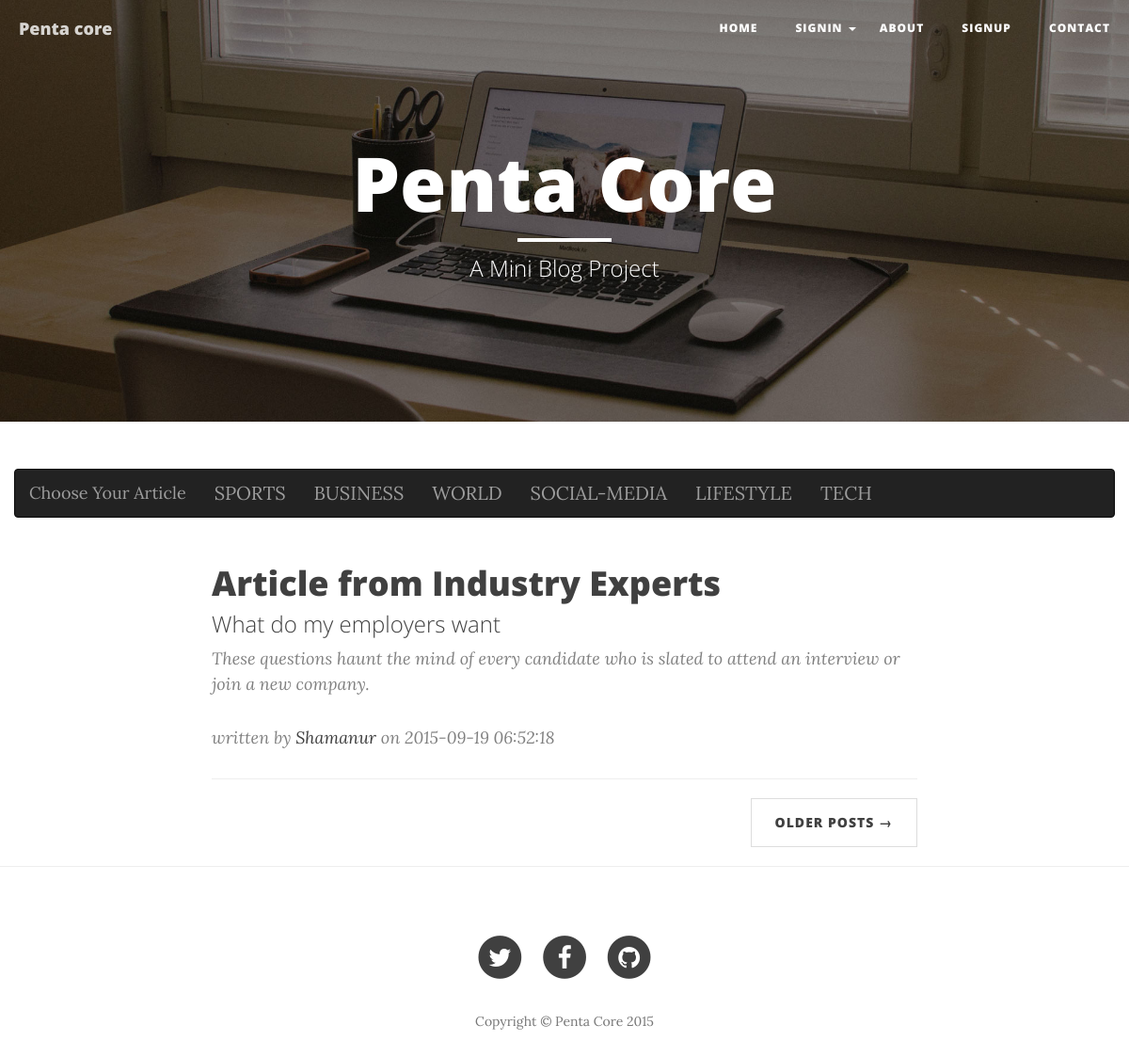
Page /index.php?cat=6 on the committed database.
### tables this page shows
CREATE TABLE `category` (
  `category_id` int(10) unsigned NOT NULL AUTO_INCREMENT,
  `category_name` varchar(255) NOT NULL,
  `created_at` timestamp NOT NULL DEFAULT '0000-00-00 00:00:00' ON UPDATE CURRENT_TIMESTAMP,
  `category_deleted` tinyint(4) NOT NULL DEFAULT '1',
  PRIMARY KEY (`category_id`)
);

CREATE TABLE `article` (
  `article_id` int(11) unsigned NOT NULL AUTO_INCREMENT,
  `article_title` varchar(255) DEFAULT NULL,
  `article_subtitle` varchar(255) DEFAULT NULL,
  `category_id` int(11) NOT NULL,
  `article_sequence` int(11) NOT NULL,
  `article_brief` longtext,
  `article_details` longtext,
  `user_id` int(11) NOT NULL,
  `article_deleted` tinyint(4) NOT NULL DEFAULT '1',
  `article_deleted_at` timestamp NOT NULL DEFAULT '0000-00-00 00:00:00' ON UPDATE CURRENT_TIMESTAMP,
  `article_created_at` timestamp NOT NULL DEFAULT '0000-00-00 00:00:00' ON UPDATE CURRENT_TIMESTAMP,
  `article_total_hits` int(11) NOT NULL,
  `article_img` varchar(255) NOT NULL,
  PRIMARY KEY (`article_id`)
);

### admin/dbClass.php (called while the page is built, shortened)
<?php
class blogClass{
    public $conn;
    public function __construct(){
        $serverName = "localhost";
        $userName 	= "root";
        $password 	= "";
        $db 		= "blog";
        $this->conn 		= new mysqli($serverName,$userName,$password,$db);
    }
    public function selectCategory(){
        $sql="SELECT category_id, category_name, created_at FROM category WHERE category_deleted=1 ORDER BY category_id DESC";
        $resCategoryAll=$this->conn->query($sql);
        return $resCategoryAll;
    }public function selectOneCategory($category_id){
        $sql="SELECT category_id, category_name, created_at FROM category WHERE category_deleted=1 AND category_id='$category_id'";
        $resCategory=$this->conn->query($sql);
        return $resCategory;
    }
}

### frontend.php (called while the page is built, shortened)
<?php
class FrontendClass{
    public $conn;
    public function __construct(){
        $serverName = "localhost";
        $userName 	= "root";
        $password 	= "";
        $db 		= "blog";
        $this->conn 		= new mysqli($serverName,$userName,$password,$db);
    }
    public function articleDataByCatagory($category_id){
        $sql="SELECT article_id, article_title, article_subtitle, article_brief, user_id, article_created_at FROM article WHERE article_deleted = 1 AND category_id = $category_id ORDER BY article_id DESC";
        $resArticleAll=$this->conn->query($sql);
        return $resArticleAll;
    }
}

### index.php (the view, shortened to what this page needs)
<?php
    include_once'admin/dbClass.php';
    include_once'frontend.php';
?>
<!DOCTYPE html>
<html lang="en">
<head>
    <link href="css/bootstrap.min.css" rel="stylesheet">
    <link href="css/clean-blog.min.css" rel="stylesheet">
    <link href="http://maxcdn.bootstrapcdn.com/font-awesome/4.1.0/css/font-awesome.min.css" rel="stylesheet" type="text/css">
</head>
<body>
    <nav class="navbar navbar-default navbar-custom navbar-fixed-top">
        <div class="container-fluid">
            <?php include_once'common/headerMenu.php';?>
        </div>
    </nav>
    <header class="intro-header" style="background-image: url('img/home-bg.jpg')">
        <div class="container">
            <div class="row">
                <div class="col-lg-8 col-lg-offset-2 col-md-10 col-md-offset-1">
                    <div class="site-heading">
                        <h1>Penta Core</h1>
                        <hr class="small">
                        <span class="subheading">A Mini Blog Project</span>
                    </div>
                </div>
            </div>
        </div>
    </header>
    <div class="container">
        <div class="row">
            <nav class="navbar navbar-inverse">
                <div class="container-fluid">
                    <?php
                    $blog=new blogClass;
                    $allCategory=$blog->selectCategory();
                    ?>
                    <div class="navbar-header">
                        <a class="navbar-brand" href="#">Choose Your Article </a>
                    </div>
                    <div>
                        <ul class="nav navbar-nav">
                            <?php
                            while($category=$allCategory->fetch_assoc()){?>
                            <li><a href="index.php?cat=<?php echo $category["category_id"]?>"><?php echo            $category["category_name"]?></a></li>
                                <?php
                            }
                            ?>
                        </ul>
                    </div>
                </div>
            </nav>
        </div>
    </div>
    <div class="container">
        <div class="row">
            <div class="col-lg-8 col-lg-offset-2 col-md-10 col-md-offset-1">
                <div class="post-preview">
                    <?php
                    if(isset($_GET['cat'])){
                        $frontend= new FrontendClass;
                        $data=$frontend->articleDataByCatagory($_GET['cat']);
                        while($art=$data->fetch_assoc()) {
                            ?>
                            <a href="details.php?id=<?php echo $art['article_id'];?>">
                                <h2 class="post-title">
                                    <?php echo $art['article_title'];?>
                                </h2>
                                <h3 class="post-subtitle">
                                    <?php echo $art['article_subtitle'];?>
                                </h3>
                            </a>
                            <p class="post-meta"> <?php echo $art['article_brief'];?></p>
                            <p class="post-meta">written by <a href="#">Shamanur</a> on <?php echo $art['article_created_at'];?></p>
                            <hr>
                            <?php
                        }
                    }
                    ?>
                </div>
                <ul class="pager">
                    <li class="next">
                        <a href="#">Older Posts &rarr;</a>
                    </li>
                </ul>
            </div>
        </div>
    </div>
    <hr>
    <footer>
        <?php include_once'common/footerMenu.php'?>
    </footer>
</body>
</html>

### rows in the picture
category: category_name "SPORTS"
category: category_name "BUSINESS"
category: category_name "WORLD"
category: category_name "SOCIAL-MEDIA"
category: category_name "LIFESTYLE"
category: category_name "TECH"
article: article_title "Article from Industry Experts", article_subtitle "What do my employers want", article_brief "These questions haunt the mind of every candidate who is slated to attend an interview or join a new company.", article_created_at "2015-09-19 06:52:18"
